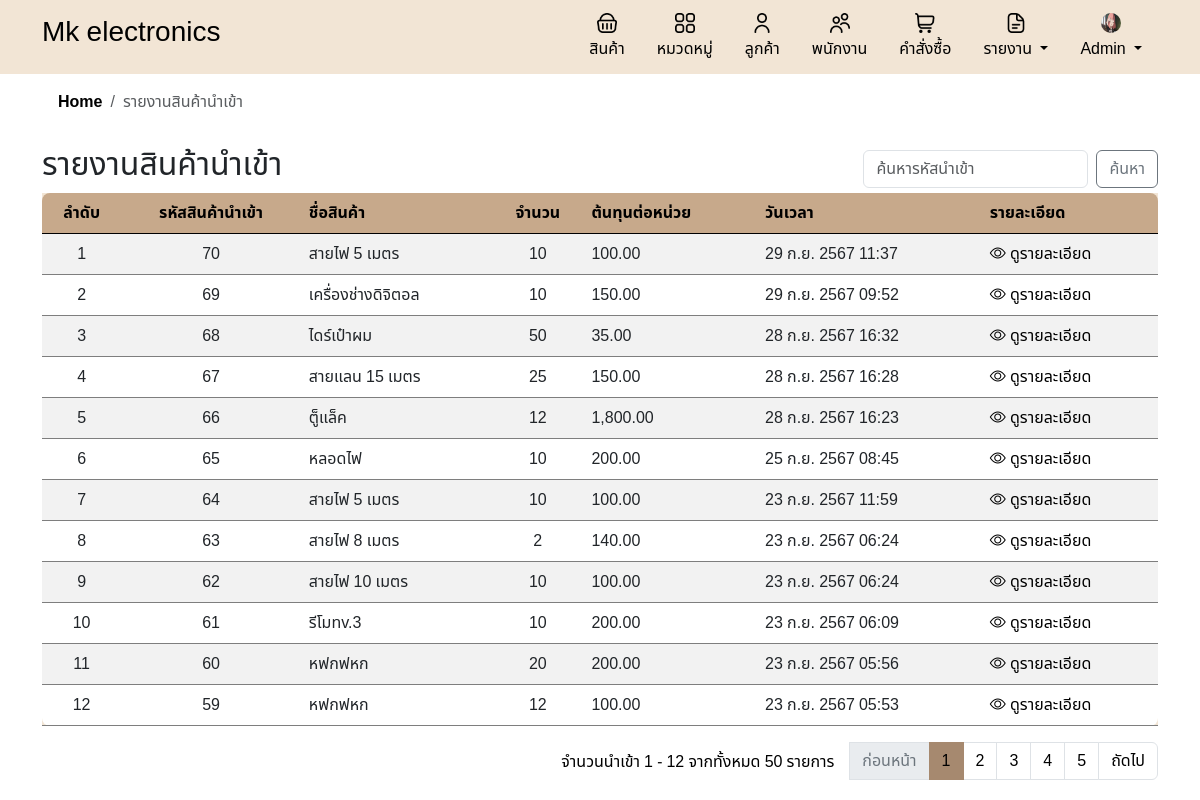
The app's page /report_stock_in.php (signed in), older data.
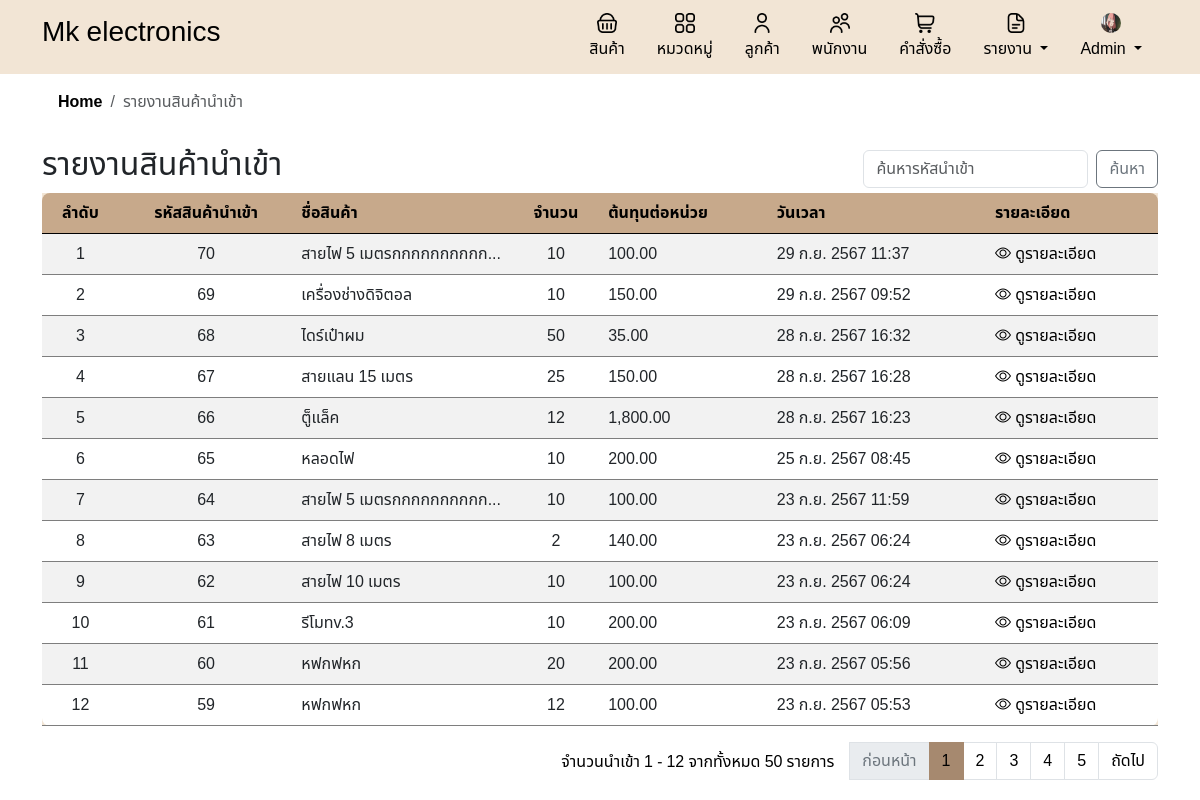
The same page, newer data.
### tables this page shows
CREATE TABLE `stock_in_items` (
  `item_id` int(11) NOT NULL,
  `stock_in_id` int(11) DEFAULT NULL,
  `product_id` int(11) DEFAULT NULL,
  `quantity` int(11) DEFAULT NULL
);

CREATE TABLE `products` (
  `product_id` int(11) NOT NULL,
  `product_name` varchar(100) NOT NULL,
  `description` text DEFAULT NULL,
  `price` decimal(10,2) NOT NULL,
  `quantity` int(11) NOT NULL,
  `category_id` int(11) DEFAULT NULL,
  `created_at` timestamp NOT NULL DEFAULT current_timestamp(),
  `image` varchar(255) DEFAULT NULL
);

CREATE TABLE `stock_in` (
  `stock_in_id` int(11) NOT NULL,
  `date` timestamp NOT NULL DEFAULT current_timestamp()
);

### inc/functions.php (called while the page is built, shortened)
<?php
function formatThaiDate($timestamp, $short = false) {
    $thai_months = array(
        1 => 'ม.ค.', 'ก.พ.', 'มี.ค.', 'เม.ย.', 'พ.ค.', 'มิ.ย.',
        'ก.ค.', 'ส.ค.', 'ก.ย.', 'ต.ค.', 'พ.ย.', 'ธ.ค.'
    );
    $date = date('j', $timestamp);
    $month = $thai_months[date('n', $timestamp)];
    $year = date('Y', $timestamp) + 543;
    if ($short) {
        return "$date $month";
    } else {
        $time = date('H:i', $timestamp);
        return "$date $month $year $time";
    }
}
?>

### report_stock_in.php (the view, shortened to what the changed rows need)
<?php
include 'header.php';
include 'db.php';
include 'inc/links.php';
include 'inc/functions.php';
$records_per_page = 12;
$current_page = isset($_GET['page']) ? intval($_GET['page']) : 1;
$offset = ($current_page - 1) * $records_per_page;
$sql = "SELECT stock_in_items.stock_in_id, products.product_name, stock_in_items.quantity, stock_in.date,
        COALESCE(pc.cost_per_unit, 0) AS cost_per_unit
        FROM stock_in_items
        JOIN products ON stock_in_items.product_id = products.product_id
        JOIN stock_in ON stock_in_items.stock_in_id = stock_in.stock_in_id
        LEFT JOIN product_costs AS pc ON stock_in_items.product_id = pc.product_id
        AND stock_in.stock_in_id = pc.stock_in_id";
$sql .= " ORDER BY stock_in.date DESC LIMIT $records_per_page OFFSET $offset";
$stmt = $conn->prepare($sql);
$stmt->execute();
$result = $stmt->get_result();
?>
<!DOCTYPE html>
<html lang="th">
<head>
</head>
<body>
    <div class="container">
        <div class="d-flex justify-content-between align-items-center">
            <h2>รายงานสินค้านำเข้า</h2>
        </div>
        <div class="table-responsive">
            <table class="table table-striped">
                <thead>
                    <tr>
                        <th class='text-center'>ลำดับ</th>
                        <th class='text-center'>รหัสสินค้านำเข้า</th>
                        <th>ชื่อสินค้า</th>
                        <th class='text-center'>จำนวน</th>
                        <th>ต้นทุนต่อหน่วย</th>
                        <th>วันเวลา</th>
                        <th>รายละเอียด</th>
                    </tr>
                </thead>
                <tbody>
                    <?php
                    if ($result->num_rows > 0) {
                        $row_number = $offset + 1;
                        while ($row = $result->fetch_assoc()) {
                            $formatted_date = formatThaiDate(strtotime($row['date']));
                            $cost_per_unit = number_format($row['cost_per_unit'], 2);
                            echo "<tr>
                                        <td class='text-center'>{$row_number}</td>
                                        <td class='text-center'>{$row['stock_in_id']}</td>
                                        <td class='text-truncate' style='max-width: 150px; overflow: hidden; white-space: nowrap;' >{$row['product_name']}</td>
                                        <td class='text-center'>{$row['quantity']}</td>
                                        <td>{$cost_per_unit}</td>
                                        <td>{$formatted_date}</td>
                                        <td>
                                            <a href='detail_stock.php?stock_in_id=" . $row['stock_in_id'] . "' class='custom-link'>
                                            <i class='bi bi-eye'></i> ดูรายละเอียด
                                            </a>
                                    </tr>";
                            $row_number++;
                        }
                    } else {
                        echo "<tr><td colspan='7'>ไม่มีข้อมูลสินค้านำเข้า</td></tr>";
                    }
                    ?>
                </tbody>
            </table>
        </div>
    </div>
</body>
</html>

Row changes from the older to the newer data that the page shows:
changed through a linked row, stock_in_items (number 1 of 12 on the later page): product.product_name "สายไฟ 5 เมตร" → "สายไฟ 5 เมตรกกกกกกกกก…"
changed through a linked row, stock_in_items (number 7 of 12 on the later page): product.product_name "สายไฟ 5 เมตร" → "สายไฟ 5 เมตรกกกกกกกกก…"
